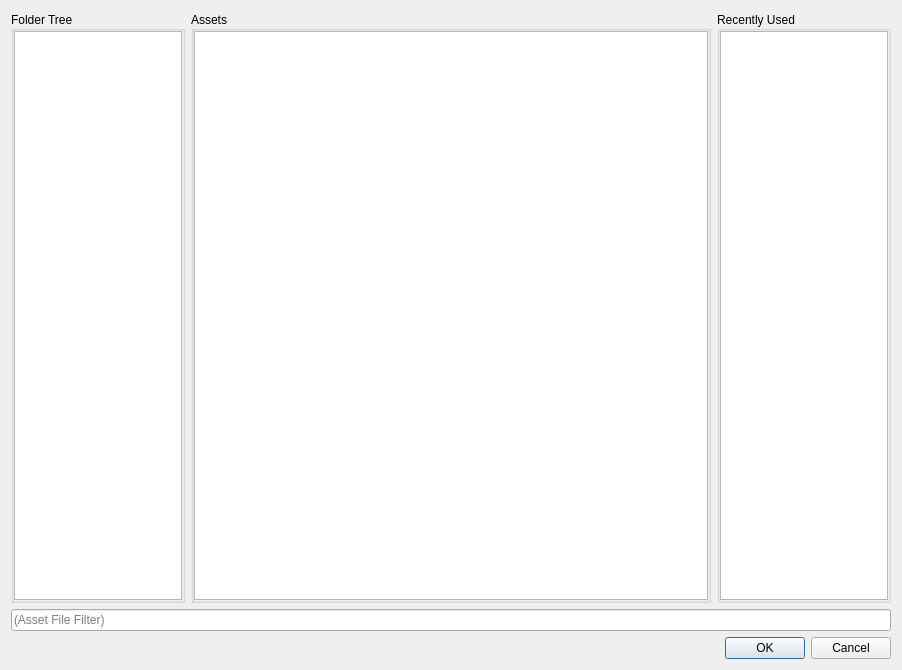
<?xml version="1.0" encoding="UTF-8"?>
<ui version="4.0">
 <class>AssetBrowser</class>
 <widget class="QDialog" name="AssetBrowser">
  <property name="geometry">
   <rect>
    <x>0</x>
    <y>0</y>
    <width>902</width>
    <height>670</height>
   </rect>
  </property>
  <property name="windowTitle">
   <string>Asset Browser</string>
  </property>
  <layout class="QGridLayout" name="gridLayout">
   <item row="4" column="1">
    <widget class="QDialogButtonBox" name="buttonBox">
     <property name="orientation">
      <enum>Qt::Horizontal</enum>
     </property>
     <property name="standardButtons">
      <set>QDialogButtonBox::Cancel|QDialogButtonBox::Ok</set>
     </property>
    </widget>
   </item>
   <item row="0" column="1">
    <widget class="QFrame" name="frame">
     <property name="frameShape">
      <enum>QFrame::NoFrame</enum>
     </property>
     <property name="frameShadow">
      <enum>QFrame::Sunken</enum>
     </property>
     <property name="lineWidth">
      <number>1</number>
     </property>
     <property name="midLineWidth">
      <number>0</number>
     </property>
     <layout class="QHBoxLayout" name="horizontalLayout">
      <property name="leftMargin">
       <number>0</number>
      </property>
      <property name="topMargin">
       <number>0</number>
      </property>
      <property name="rightMargin">
       <number>0</number>
      </property>
      <property name="bottomMargin">
       <number>0</number>
      </property>
      <item>
       <widget class="QGroupBox" name="groupBox">
        <property name="sizePolicy">
         <sizepolicy hsizetype="Preferred" vsizetype="Preferred">
          <horstretch>1</horstretch>
          <verstretch>0</verstretch>
         </sizepolicy>
        </property>
        <property name="title">
         <string>Folder Tree</string>
        </property>
        <property name="alignment">
         <set>Qt::AlignLeading|Qt::AlignLeft|Qt::AlignVCenter</set>
        </property>
        <property name="flat">
         <bool>true</bool>
        </property>
        <property name="checkable">
         <bool>false</bool>
        </property>
        <layout class="QHBoxLayout" name="horizontalLayout_2">
         <property name="spacing">
          <number>6</number>
         </property>
         <property name="leftMargin">
          <number>0</number>
         </property>
         <property name="topMargin">
          <number>0</number>
         </property>
         <property name="rightMargin">
          <number>0</number>
         </property>
         <property name="bottomMargin">
          <number>0</number>
         </property>
         <item>
          <widget class="QTreeWidget" name="folderView">
           <property name="sizePolicy">
            <sizepolicy hsizetype="Preferred" vsizetype="Preferred">
             <horstretch>0</horstretch>
             <verstretch>0</verstretch>
            </sizepolicy>
           </property>
           <property name="sizeAdjustPolicy">
            <enum>QAbstractScrollArea::AdjustToContents</enum>
           </property>
           <property name="rootIsDecorated">
            <bool>true</bool>
           </property>
           <property name="headerHidden">
            <bool>true</bool>
           </property>
           <property name="columnCount">
            <number>1</number>
           </property>
           <column>
            <property name="text">
             <string notr="true">1</string>
            </property>
           </column>
          </widget>
         </item>
        </layout>
       </widget>
      </item>
      <item>
       <widget class="QGroupBox" name="groupBox_2">
        <property name="sizePolicy">
         <sizepolicy hsizetype="Expanding" vsizetype="Expanding">
          <horstretch>3</horstretch>
          <verstretch>0</verstretch>
         </sizepolicy>
        </property>
        <property name="title">
         <string>Assets</string>
        </property>
        <property name="alignment">
         <set>Qt::AlignLeading|Qt::AlignLeft|Qt::AlignVCenter</set>
        </property>
        <property name="flat">
         <bool>true</bool>
        </property>
        <layout class="QHBoxLayout" name="horizontalLayout_3">
         <property name="leftMargin">
          <number>0</number>
         </property>
         <property name="topMargin">
          <number>0</number>
         </property>
         <property name="rightMargin">
          <number>0</number>
         </property>
         <property name="bottomMargin">
          <number>0</number>
         </property>
         <item>
          <widget class="QListWidget" name="fileView">
           <property name="sizePolicy">
            <sizepolicy hsizetype="Expanding" vsizetype="Expanding">
             <horstretch>0</horstretch>
             <verstretch>0</verstretch>
            </sizepolicy>
           </property>
           <property name="horizontalScrollBarPolicy">
            <enum>Qt::ScrollBarAlwaysOff</enum>
           </property>
           <property name="editTriggers">
            <set>QAbstractItemView::NoEditTriggers</set>
           </property>
           <property name="iconSize">
            <size>
             <width>96</width>
             <height>96</height>
            </size>
           </property>
           <property name="textElideMode">
            <enum>Qt::ElideLeft</enum>
           </property>
           <property name="verticalScrollMode">
            <enum>QAbstractItemView::ScrollPerItem</enum>
           </property>
           <property name="movement">
            <enum>QListView::Static</enum>
           </property>
           <property name="flow">
            <enum>QListView::LeftToRight</enum>
           </property>
           <property name="isWrapping" stdset="0">
            <bool>true</bool>
           </property>
           <property name="resizeMode">
            <enum>QListView::Adjust</enum>
           </property>
           <property name="layoutMode">
            <enum>QListView::Batched</enum>
           </property>
           <property name="spacing">
            <number>0</number>
           </property>
           <property name="gridSize">
            <size>
             <width>128</width>
             <height>128</height>
            </size>
           </property>
           <property name="viewMode">
            <enum>QListView::IconMode</enum>
           </property>
           <property name="uniformItemSizes">
            <bool>true</bool>
           </property>
           <property name="wordWrap">
            <bool>true</bool>
           </property>
           <property name="selectionRectVisible">
            <bool>true</bool>
           </property>
           <property name="itemAlignment">
            <set>Qt::AlignCenter</set>
           </property>
           <property name="sortingEnabled">
            <bool>false</bool>
           </property>
          </widget>
         </item>
        </layout>
       </widget>
      </item>
      <item>
       <widget class="QGroupBox" name="groupBox_3">
        <property name="sizePolicy">
         <sizepolicy hsizetype="Preferred" vsizetype="Preferred">
          <horstretch>1</horstretch>
          <verstretch>0</verstretch>
         </sizepolicy>
        </property>
        <property name="title">
         <string>Recently Used</string>
        </property>
        <property name="alignment">
         <set>Qt::AlignLeading|Qt::AlignLeft|Qt::AlignVCenter</set>
        </property>
        <property name="flat">
         <bool>true</bool>
        </property>
        <layout class="QHBoxLayout" name="horizontalLayout_4">
         <property name="leftMargin">
          <number>0</number>
         </property>
         <property name="topMargin">
          <number>0</number>
         </property>
         <property name="rightMargin">
          <number>0</number>
         </property>
         <property name="bottomMargin">
          <number>0</number>
         </property>
         <item>
          <widget class="QListWidget" name="recentView">
           <property name="sizePolicy">
            <sizepolicy hsizetype="Preferred" vsizetype="Preferred">
             <horstretch>0</horstretch>
             <verstretch>0</verstretch>
            </sizepolicy>
           </property>
           <property name="horizontalScrollBarPolicy">
            <enum>Qt::ScrollBarAlwaysOff</enum>
           </property>
           <property name="editTriggers">
            <set>QAbstractItemView::NoEditTriggers</set>
           </property>
           <property name="dragDropMode">
            <enum>QAbstractItemView::NoDragDrop</enum>
           </property>
           <property name="iconSize">
            <size>
             <width>96</width>
             <height>96</height>
            </size>
           </property>
           <property name="textElideMode">
            <enum>Qt::ElideLeft</enum>
           </property>
           <property name="movement">
            <enum>QListView::Static</enum>
           </property>
           <property name="resizeMode">
            <enum>QListView::Adjust</enum>
           </property>
           <property name="layoutMode">
            <enum>QListView::Batched</enum>
           </property>
           <property name="gridSize">
            <size>
             <width>128</width>
             <height>128</height>
            </size>
           </property>
           <property name="viewMode">
            <enum>QListView::IconMode</enum>
           </property>
           <property name="uniformItemSizes">
            <bool>true</bool>
           </property>
           <property name="wordWrap">
            <bool>true</bool>
           </property>
           <property name="itemAlignment">
            <set>Qt::AlignCenter</set>
           </property>
          </widget>
         </item>
        </layout>
       </widget>
      </item>
     </layout>
    </widget>
   </item>
   <item row="1" column="1">
    <widget class="QLineEdit" name="leFileFilter">
     <property name="placeholderText">
      <string>(Asset File Filter)</string>
     </property>
    </widget>
   </item>
  </layout>
 </widget>
 <resources/>
 <connections>
  <connection>
   <sender>buttonBox</sender>
   <signal>accepted()</signal>
   <receiver>AssetBrowser</receiver>
   <slot>accept()</slot>
   <hints>
    <hint type="sourcelabel">
     <x>248</x>
     <y>254</y>
    </hint>
    <hint type="destinationlabel">
     <x>157</x>
     <y>274</y>
    </hint>
   </hints>
  </connection>
  <connection>
   <sender>buttonBox</sender>
   <signal>rejected()</signal>
   <receiver>AssetBrowser</receiver>
   <slot>reject()</slot>
   <hints>
    <hint type="sourcelabel">
     <x>316</x>
     <y>260</y>
    </hint>
    <hint type="destinationlabel">
     <x>286</x>
     <y>274</y>
    </hint>
   </hints>
  </connection>
 </connections>
</ui>
